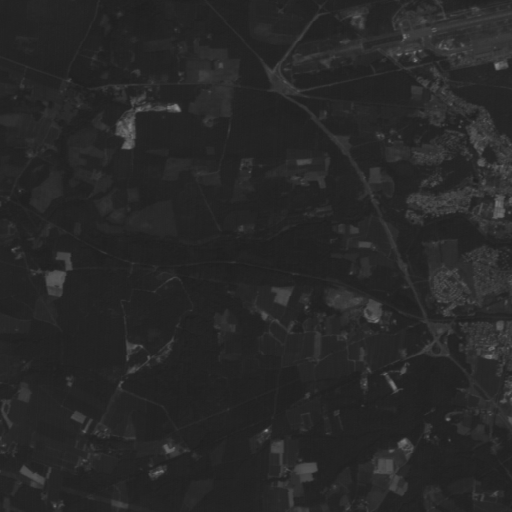
#> input picture IMA201/TPs and TDs/tpseg_03/spot.tif, 512 x 512 px
$ python hysteresis.py
#> lines starting #> are read from the running program, lines starting #| are printed output that depends on the picture; after the words box and inside, x2 and y2 are one past the last pixel; in counts of white or black regions, pixels touching at a corner belong together
#!/usr/bin/env python
# -*- coding: utf-8 -*-
"""
Created on 22 May 2019

@author: M Roux
"""

#%%
import matplotlib.pyplot as plt
from skimage import data, filters
from skimage import io as skio
from scipy import ndimage
import mrlab as mr
import numpy as np

# POUR LA MORPHO
import skimage.morphology as morpho
import skimage.feature as skf
from scipy import ndimage as ndi

#%%
def tophat(im,rayon):
    se=morpho.square(rayon)
    ero=morpho.erosion(im,se)
    dil=morpho.dilation(ero,se)
    tophat=im-dil
    return tophat


ima = skio.imread('spot.tif');
#> ima is the input picture: shape (512, 512); min 29, max 140, mean 39.6
rayon=3
top=tophat(ima,rayon)

low = 3
high = 5


lowt = (top > low).astype(int)
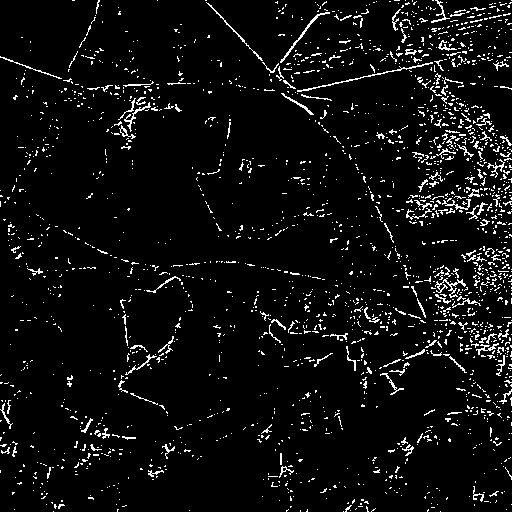
#> lowt: shape (512, 512) int64; values 0 (black) and 1 (white), 5.5% white in thin lines or dots
hight = (top > high).astype(int)
#> hight: shape (512, 512) int64; values 0 (black) and 1 (white), 2.8% white in thin lines or dots
hyst = filters.apply_hysteresis_threshold(top, low, high)
#> hyst: shape (512, 512) bool; 4.6% white in thin lines or dots
'''
fig, ax = plt.subplots(nrows=2, ncols=3)


ax[0, 0].imshow(ima, cmap='gray')
ax[0, 0].set_title('Original image')

ax[0, 1].imshow(top, cmap='magma')
ax[0, 1].set_title('Tophat filter')

ax[1, 0].imshow(lowt, cmap='magma')
ax[1, 0].set_title('Low threshold')

ax[1, 1].imshow(hight, cmap='magma')
ax[1, 1].set_title('High threshold')

ax[0, 2].imshow(hyst, cmap='magma')
ax[0, 2].set_title('Hysteresis')

ax[1, 2].imshow(hight + hyst, cmap='magma')
ax[1, 2].set_title('High + Hysteresis')

for a in ax.ravel():
    a.axis('off')

plt.tight_layout()

fig, ax = plt.subplots()
ax.imshow(top, cmap='magma')
ax.set_title('Tophat filter')
plt.show()
'''


# %%
rayons = [19, 20, 21, 22, 23, 24]
topList = []
counter = 0
for rayon in rayons:
    top = tophat(ima,rayon)

    low = 3
    high = 5

    lowt = (top > low).astype(int)
    hight = (top > high).astype(int)
    hyst = filters.apply_hysteresis_threshold(top, low, high)
    topList.append(top)
    counter = counter + 1
#> this loop made 6 passes
#> pass 1, `lowt = (top > low).astype(int)`:
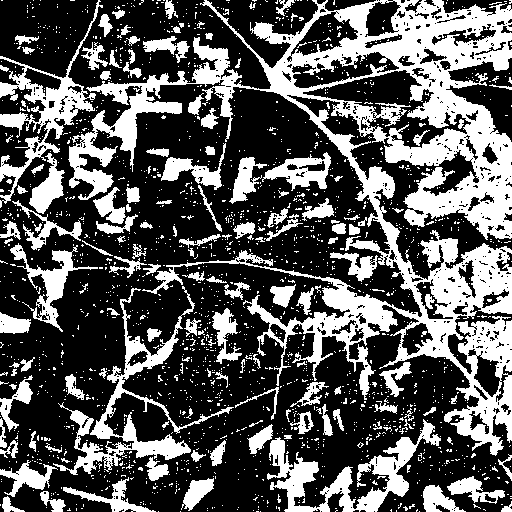
#> lowt: shape (512, 512) int64; values 0 (black) and 1 (white), 34.8% white; 1895 white regions (1748 under 20 px), largest, box (x1, y1, x2, y2) and area: (68, 0, 512, 456) 48504, (53, 286, 234, 475) 4805, (267, 419, 441, 512) 4611
#> after the loop:
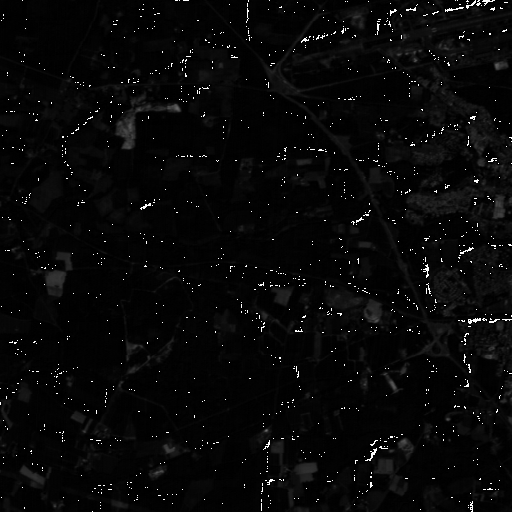
#> top: shape (512, 512); min 0, max 255, mean 7.9
#> after the loop, counter = 6; topList = 6 items

fig, ax = plt.subplots(nrows=2, ncols=3)
chart = [ax[0, 0], ax[0, 1], ax[0, 2], ax[1, 0], ax[1, 1], ax[1, 2]]
counter = 0
for pos in chart:
    pos.imshow(topList[counter], cmap='magma')
    title = "Tophat filter rayon = " + str(rayons[counter])
    pos.set_title(title)
    for a in ax.ravel():
        a.axis('off')

    plt.tight_layout()
    counter = counter + 1
#> after the loop, counter = 6
plt.show()
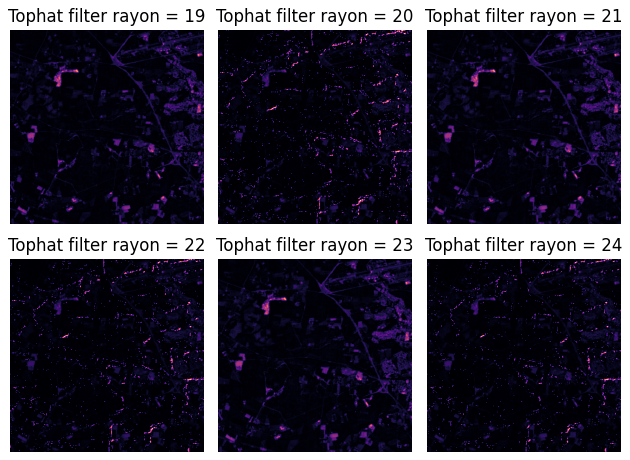
#> figure drawn by matplotlib, 6 panels
# %%
# %%
seuils = (np.arange(1, 7, 1) * 3) - 2
print(seuils)
topList = []
counter = 0
for seuil in seuils:
    top = tophat(ima,rayon)

    low = seuil
    high = seuil*2

    lowt = (top > low).astype(int)
    hight = (top > high).astype(int)
    hyst = filters.apply_hysteresis_threshold(top, low, high)
    topList.append(top)
    counter = counter + 1
#> this loop made 6 passes
#> pass 1, `lowt = (top > low).astype(int)`:
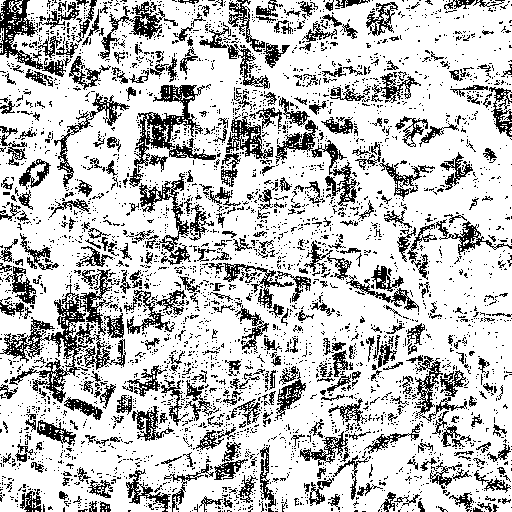
#> lowt: shape (512, 512) int64; values 0 (black) and 1 (white), 76.1% white; black in thin lines or dots
#> pass 1, `hight = (top > high).astype(int)`:
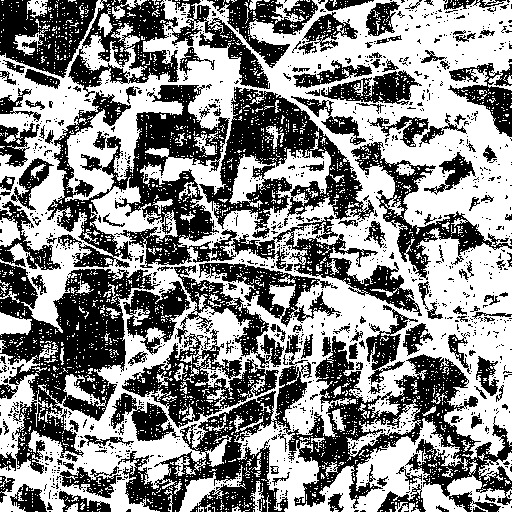
#> hight: shape (512, 512) int64; values 0 (black) and 1 (white), 54.1% white; 1345 black regions (1184 under 20 px), largest, box (x1, y1, x2, y2) and area: (118, 336, 512, 512) 21198, (47, 85, 237, 268) 13427, (0, 262, 160, 474) 13220
#> after the loop, counter = 6

fig, ax = plt.subplots(nrows=2, ncols=3)
chart = [ax[0, 0], ax[0, 1], ax[0, 2], ax[1, 0], ax[1, 1], ax[1, 2]]
counter = 0
for pos in chart:
    pos.imshow(topList[counter], cmap='magma')
    title = "Tophat high_seuil = " + str(seuils[counter])
    pos.set_title(title)
    for a in ax.ravel():
        a.axis('off')

    plt.tight_layout()
    counter = counter + 1
#> this loop made 6 passes
#> title on passes 1 to 6: 'Tophat high_seuil = 1', 'Tophat high_seuil = 4', 'Tophat high_seuil = 7', 'Tophat high_seuil = 10', 'Tophat high_seuil = 13', 'Tophat high_seuil = 16'
#> after the loop, counter = 6
plt.show()

# %%
fig, ax = plt.subplots()

ima = skio.imread('spot.tif');

rayon=3
top=tophat(ima,rayon)

low = 3
high = 4


hyst = filters.apply_hysteresis_threshold(top, low, high)
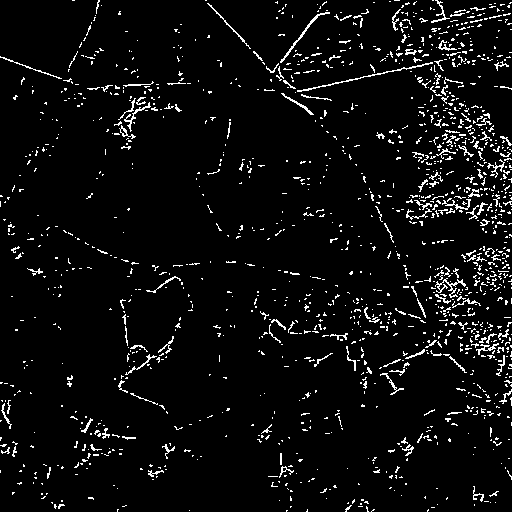
#> hyst: shape (512, 512) bool; 5.1% white in thin lines or dots
ax.imshow(hyst, cmap='magma')
ax.set_title('Hysteresis low = ' + str(low) + ' high = ' + str(high))

# %%
